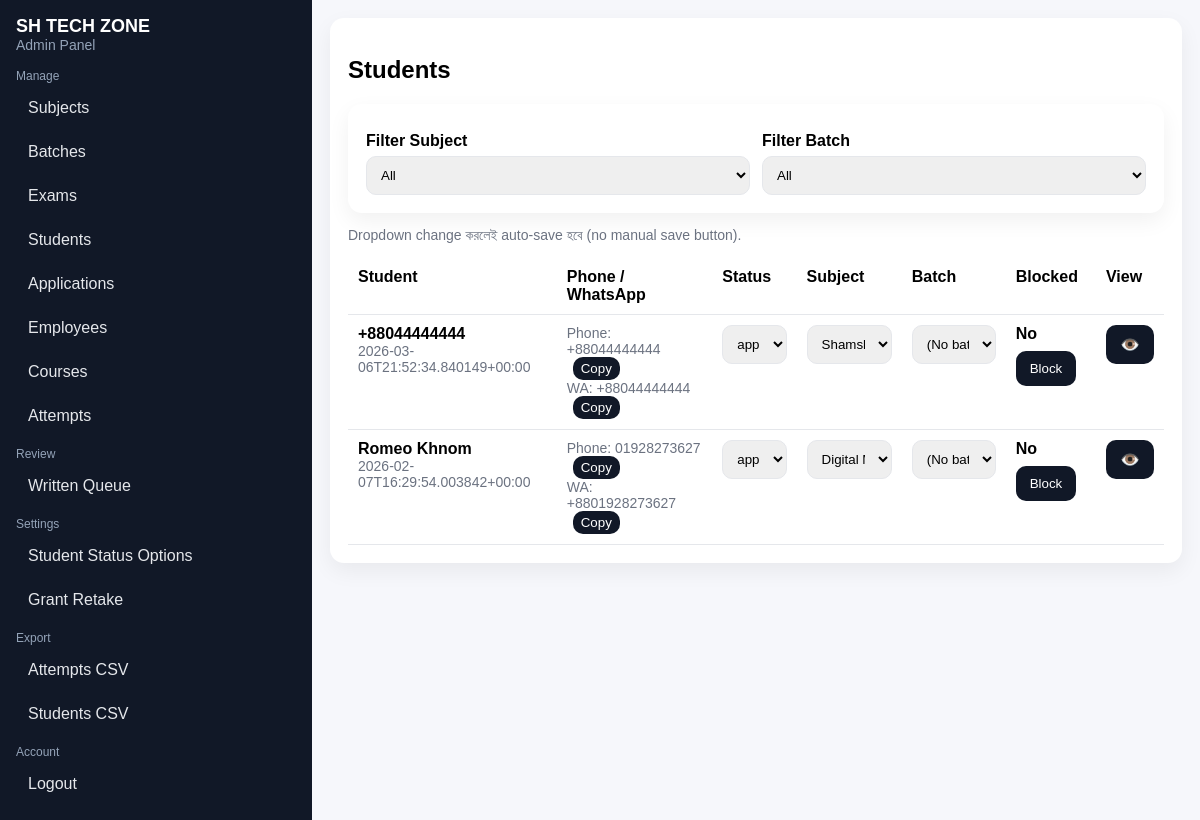
/admin/students (signed in), run on the app's committed database.
### tables this page shows
CREATE TABLE users (
        id INTEGER PRIMARY KEY AUTOINCREMENT,
        name TEXT NOT NULL,
        student_code TEXT UNIQUE,
        phone TEXT UNIQUE NOT NULL,
        whatsapp TEXT NOT NULL,
        subject_id INTEGER,
        batch_id INTEGER,
        password_hash TEXT NOT NULL,
        created_at TEXT NOT NULL,
        is_blocked INTEGER NOT NULL DEFAULT 0,
        status TEXT NOT NULL DEFAULT 'registered',
        location TEXT NOT NULL DEFAULT '-',
        current_status TEXT NOT NULL DEFAULT '-',
        education_level TEXT NOT NULL DEFAULT '-',
        profile_image TEXT,
        FOREIGN KEY (subject_id) REFERENCES subjects(id),
        FOREIGN KEY (batch_id) REFERENCES batches(id)
    );

CREATE TABLE status_options (
        id INTEGER PRIMARY KEY AUTOINCREMENT,
        name TEXT UNIQUE NOT NULL,
        is_active INTEGER NOT NULL DEFAULT 1,
        created_at TEXT NOT NULL
    );

CREATE TABLE subjects (
        id INTEGER PRIMARY KEY AUTOINCREMENT,
        name TEXT UNIQUE NOT NULL,
        is_active INTEGER NOT NULL DEFAULT 1,
        image_path TEXT,
        description TEXT,
        created_at TEXT NOT NULL
    );

### app.py (the view)
@app.route("/admin/students")
@admin_required
def admin_students():
    conn = get_db()
    students = conn.execute(
        """SELECT u.*, s.name AS subject_name, b.name AS batch_name
           FROM users u
           LEFT JOIN subjects s ON s.id=u.subject_id
           LEFT JOIN batches b ON b.id=u.batch_id
           ORDER BY u.id DESC"""
    ).fetchall()
    statuses = get_active_statuses(conn)
    subjects = conn.execute("SELECT * FROM subjects ORDER BY id DESC").fetchall()
    batches = conn.execute(
        """SELECT b.*, s.name AS subject_name
           FROM batches b LEFT JOIN subjects s ON s.id=b.subject_id
           ORDER BY b.id DESC"""
    ).fetchall()
    conn.close()
    return render_template(
        "admin/students.html",
        site_name=SITE_NAME,
        students=students,
        statuses=statuses,
        subjects=subjects,
        batches=batches,
    )

### app.py (called while the page is built)
def get_db():
    conn = sqlite3.connect(DB_PATH)
    conn.row_factory = sqlite3.Row
    try:
        conn.execute("PRAGMA foreign_keys = ON")
    except Exception:
        pass
    return conn

def admin_required(fn):
    @wraps(fn)
    def wrapper(*args, **kwargs):
        if not session.get("admin"):
            return redirect(url_for("admin_login"))
        return fn(*args, **kwargs)
    return wrapper

def get_active_statuses(conn):
    return conn.execute(
        "SELECT name FROM status_options WHERE is_active=1 ORDER BY id ASC"
    ).fetchall()

### templates/admin/students.html (shortened to what this page needs)
{% extends "admin/base.html" %}
{% block content %}
  <h2>Students</h2>
  <div class="card" style="margin:12px 0;">
    <div class="row">
      <div>
        <label>Filter Subject</label>
        <select id="filter_subject" onchange="applyFilters()">
          <option value="">All</option>
        </select>
      </div>
      <div>
        <label>Filter Batch</label>
        <select id="filter_batch" onchange="applyFilters()">
          <option value="">All</option>
        </select>
      </div>
    </div>
  </div>
  <p class="muted">Dropdown change করলেই auto-save হবে (no manual save button).</p>
  {% if students %}
    <table>
      <thead>
          <tr>
          <th>Student</th>
          <th>Phone / WhatsApp</th>
          <th>Status</th>
          <th>Subject</th>
          <th>Batch</th>
          <th>Blocked</th>
          <th>View</th>
        </tr>
      </thead>
      <tbody>
        {% for s in students %}
          <tr>
            <td>
              <b>{{ s.name }}</b>
              <div class="muted">{{ s.created_at }}</div>
            </td>
            <td class="muted">
              Phone: {{ s.phone }}
              <button class="btn" type="button" style="padding:4px 8px; margin-left:6px;" onclick="copyText('{{ s.phone }}')">Copy</button>
              <br/>
              WA: {{ s.whatsapp }}
              <button class="btn" type="button" style="padding:4px 8px; margin-left:6px;" onclick="copyText('{{ s.whatsapp }}')">Copy</button>
            </td>
            <td>
              <select onchange="postJSON('{{ url_for('admin_api_set_status', user_id=s.id) }}', {status:this.value})">
                {% for st in statuses %}
                  <option value="{{ st.name }}" {% if s.status==st.name %}selected{% endif %}>{{ st.name }}</option>
                {% endfor %}
              </select>
            </td>
            <td>
              <select id="sub_{{ s.id }}" onchange="filterBatches('{{ s.id }}'); postJSON('{{ url_for('admin_api_set_subject_batch', user_id=s.id) }}', {subject_id:this.value, batch_id: document.getElementById('bat_{{ s.id }}').value})">
                {% for sub in subjects %}
                  <option value="{{ sub.id }}" {% if s.subject_id==sub.id %}selected{% endif %}>{{ sub.name }}</option>
                {% endfor %}
              </select>
            </td>
            <td>
              <select id="bat_{{ s.id }}" onchange="postJSON('{{ url_for('admin_api_set_subject_batch', user_id=s.id) }}', {subject_id: document.getElementById('sub_{{ s.id }}').value, batch_id:this.value})">
                <option value="">(No batch)</option>
              </select>
            </td>
            <td>
              <div style="display:flex; gap:8px; flex-wrap:wrap; align-items:center;">
                <b>{{ "Yes" if s.is_blocked else "No" }}</b>
                <form method="post" action="{{ url_for('admin_toggle_block', user_id=s.id) }}">
                  {% if s.is_blocked %}
                    <button class="btn btn4" type="submit">Unblock</button>
                  {% else %}
                    <button class="btn btn3" type="submit">Block</button>
                  {% endif %}
                </form>
              </div>
            </td>
            <td><a class="btn" title="View" href="{{ url_for('admin_student_profile', user_id=s.id) }}">👁️</a></td>
          </tr>
        {% endfor %}
      </tbody>
    </table>
  {% else %}
    <p class="muted">No students.</p>
  {% endif %}
{% endblock %}

### templates/admin/base.html (style rules this page uses)
body { font-family: Arial, sans-serif; margin: 0; background: #f6f7fb; }
.card { background: white; border-radius: 14px; padding: 18px; box-shadow: 0 8px 22px rgba(0,0,0,.06); }
.muted { color:#6b7280; font-size: 14px; }
a.btn, button.btn { display:inline-block; padding: 10px 14px; border-radius: 10px; border: 0; text-decoration:none; background:#111827; color:#fff; cursor:pointer; }
.btn3 { background:#dc2626; }
table { width:100%; border-collapse: collapse; }
th, td { text-align:left; padding:10px; border-bottom: 1px solid #e5e7eb; vertical-align: top; }
textarea, input, select { width:100%; padding:10px; border-radius:10px; border:1px solid #e5e7eb; box-sizing: border-box; }
label { font-weight: 700; display:block; margin: 10px 0 6px; }
.row { display:grid; grid-template-columns: 1fr 1fr; gap: 12px; }

### data on the page
users: name "+88044444444", created_at "2026-03-06T21:52:34.840149+00:00", phone "+88044444444", whatsapp "+88044444444", status+id "approved", subject+id "Shamshed", is_blocked "No", shows "Block"
users: name "Romeo Khnom", created_at "2026-02-07T16:29:54.003842+00:00", phone "01928273627", whatsapp "+8801928273627", status+id "approved", subject+id "Digital Marketing", is_blocked "No", shows "Block"

### other printed values
{{ site_name }} "SH TECH ZONE"
